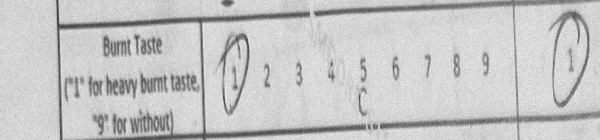
#> input picture training_data/sensory_ratings/rating_1/Sample_1_Burnt_Taste_20250714_165135_117_rot2.png, 600 x 140 px; its folder holds only this picture in this run
$ python training_data_helper.py
#> lines starting #> are read from the running program, lines starting #| are printed output that depends on the picture
"""
training_data_helper.py
Training data extraction tool optimized for phone camera images of sensory evaluation forms.

This tool is specifically designed for scenarios where forms are photographed with mobile devices
rather than scanned with traditional document scanners. The augmentation strategy accounts for
the unique characteristics of phone camera images:
- JPEG compression artifacts and noise patterns
- Slight geometric distortions and perspective variations
- Variable focus quality and minor motion blur
- Lighting inconsistencies despite attempts at consistency
- Hand shake and natural positioning variations

The systematic augmentation approach ensures the trained model performs robustly on
phone-captured images while avoiding unrealistic distortions that don't match actual usage patterns.
"""

import cv2
import os
import numpy as np
from PIL import Image, ImageEnhance, ImageFilter
import tkinter as tk
from tkinter import filedialog, simpledialog, messagebox
import json
from datetime import datetime
import random
import math

class PhoneCameraTrainingExtractor:
    """
    Specialized training data extractor for phone camera images.

    This class understands that phone camera images have different characteristics
    than scanned documents and applies appropriate augmentation strategies to create
    robust training data that matches real-world deployment conditions.
    """

    def __init__(self):
        self.current_image = None
        self.regions_extracted = 0
        self.session_log = []

        # Attribute definitions that match the ML processor expectations
        self.attributes = [
            "Burnt Taste", "Vapor Volume", "Overall Flavor",
            "Smoothness", "Overall Liking"
        ]

        # Phone camera-specific augmentation parameters
        # These values are tuned for the realistic variations you get when photographing
        # documents with a mobile device, even when trying to maintain consistency
        self.phone_augmentation_params = {
            # Lighting variations - more generous than scanner since phone lighting varies more
            'brightness_range': (0.75, 1.25),
            'contrast_range': (0.85, 1.20),

            # Phone camera noise characteristics
            'noise_std_range': (0, 12),  # Phones have more sensor noise than scanners
            'jpeg_quality_range': (70, 95),  # Simulate different compression levels

            # Geometric variations from hand-held photography
            'rotation_range': (-3.0, 3.0),  # Slight hand rotation is common
            'perspective_variation': 0.02,  # Minor perspective distortions

            # Focus and motion variations
            'blur_sigma_range': (0, 1.2),  # Slight focus variations and hand shake
            'sharpness_range': (0.8, 1.3),  # Camera focus variations

            # Color variations from phone camera sensors and auto-adjustment
            'saturation_range': (0.9, 1.1),  # Slight color variations
            'hue_shift_range': (-5, 5),  # Minor color temperature differences
        }

        print("Phone Camera Training Data Extractor initialized.")
        print(f"Will extract {4 * len(self.attributes)} regions per form.")
        print("Optimized for mobile device photography with consistent lighting.")

    def create_training_data_structure(self):
        """
        Create the organized folder structure needed for machine learning training.

        The structure follows TensorFlow's ImageDataGenerator conventions, where each
        rating class (1 through 9) gets its own directory. This organization enables
        automatic data loading during training and makes it easy to verify class balance.
        """
        base_dir = "training_data/sensory_ratings"
        os.makedirs(base_dir, exist_ok=True)

        # Create a folder for each possible rating value
        for rating in range(1, 10):
            rating_dir = os.path.join(base_dir, f"rating_{rating}")
            os.makedirs(rating_dir, exist_ok=True)

        print("Created training data directory structure:")
        for rating in range(1, 10):
            print(f"  training_data/sensory_ratings/rating_{rating}/")
#> the answer given: training_data/sensory_ratings/rating_1

        # Create directories for session tracking and augmentation examples
        os.makedirs("training_data/logs", exist_ok=True)
        os.makedirs("training_data/augmentation_examples", exist_ok=True)
        print("  training_data/logs/ (for session tracking)")
        print("  training_data/augmentation_examples/ (for reviewing augmentation quality)")

    def get_form_regions(self, image):
        """
        Extract the 20 individual rating regions from a phone camera image of the form.

        This method implements region detection specifically designed for phone camera images.
        The region boundaries are defined as percentages of image dimensions to handle
        the variable resolutions and aspect ratios that phone cameras produce. The key
        insight is that while the absolute pixel coordinates vary, the relative positions
        of form elements remain consistent.

        For phone camera images, we need to be slightly more generous with region boundaries
        since hand-held photography introduces small positioning variations that scanners don't have.
        """
        height, width = image.shape
        regions = {}

        print(f"  Processing image dimensions: {width}x{height} pixels")

        # Region definitions optimized for phone camera images
        # These percentages account for the slight variations in framing that occur
        # when photographing documents by hand, even when trying to be consistent
        sample_regions = {
            1: {"y_start": int(height * 0.22), "y_end": int(height * 0.58),
                "x_start": int(width * 0.03), "x_end": int(width * 0.49)},  # Top-left
            2: {"y_start": int(height * 0.22), "y_end": int(height * 0.58),
                "x_start": int(width * 0.51), "x_end": int(width * 0.97)},  # Top-right
            3: {"y_start": int(height * 0.62), "y_end": int(height * 0.94),
                "x_start": int(width * 0.03), "x_end": int(width * 0.49)},  # Bottom-left
            4: {"y_start": int(height * 0.62), "y_end": int(height * 0.94),
                "x_start": int(width * 0.51), "x_end": int(width * 0.97)}   # Bottom-right
        }

        # Extract individual attribute regions within each sample
        for sample_id, sample_region in sample_regions.items():
            sample_height = sample_region["y_end"] - sample_region["y_start"]
            attr_height = sample_height // len(self.attributes)

            regions[f"Sample {sample_id}"] = {}

            for i, attribute in enumerate(self.attributes):
                # Calculate precise boundaries for each attribute's rating scale
                y_start = sample_region["y_start"] + i * attr_height
                y_end = sample_region["y_start"] + (i + 1) * attr_height
                x_start = sample_region["x_start"]
                x_end = sample_region["x_end"]

                # Ensure we don't exceed image boundaries (important for variable phone image sizes)
                y_start = max(0, y_start)
                y_end = min(height, y_end)
                x_start = max(0, x_start)
                x_end = min(width, x_end)

                # Extract the region - this becomes our training example
                region_img = image[y_start:y_end, x_start:x_end]
                regions[f"Sample {sample_id}"][attribute] = region_img

        return regions

    # [118 lines left out: functions apply_phone_camera_augmentation, apply_slight_perspective_distortion, not called in this run]

    def extract_training_regions_from_form(self, image_path):
        """
        Process a single phone camera image and extract all labeled training regions.

        This method orchestrates the entire extraction process for one form:
        1. Load and preprocess the phone camera image
        2. Extract the 20 individual regions of interest
        3. Present each region to the user for labeling
        4. Save the labeled regions with appropriate augmentations

        The human labeling step is crucial because it provides the ground truth that
        teaches the neural network what each rating looks like visually.
        """

        print(f"\nProcessing phone camera image: {os.path.basename(image_path)}")

        # Load the image with error handling for common phone camera image issues
        img = cv2.imread(image_path)
#> img is the input picture: shape (140, 600, 3); min 51, max 240, mean 197.9
        if img is None:
            print(f"ERROR: Could not load image {image_path}")
            print("Check that the file exists and is a valid image format (.jpg, .png, etc.)")
            return []

        print(f"  Original image size: {img.shape[1]}x{img.shape[0]} pixels")
#|   Original image size: 600x140 pixels

        # Convert to grayscale for processing (matches ML processor expectations)
        gray = cv2.cvtColor(img, cv2.COLOR_BGR2GRAY)

        # Apply minimal preprocessing that matches the ML processor
        # For phone images, we keep preprocessing light to preserve natural characteristics
        processed = cv2.GaussianBlur(gray, (3, 3), 0)

        # Extract all regions from this form
        regions = self.get_form_regions(processed)
#|   Processing image dimensions: 600x140 pixels
#> after the loop in get_form_regions, `for sample_id, sample_region in sample_regions.items():`: regions = 4 items
#> regions = 4 items

        extracted_regions = []
        total_regions = sum(len(sample_regions) for sample_regions in regions.values())
#> total_regions = 20
        current_region = 0

        print(f"  Found {total_regions} regions to process")
#|   Found 20 regions to process

        # Process each region with user interaction
        for sample_name, sample_regions in regions.items():
            print(f"  Processing {sample_name}...")
#> (printed output is left out)

            for attribute, region_img in sample_regions.items():
                current_region += 1

                if region_img.size > 0:
                    # Standardize region size for consistent model input
                    resized = cv2.resize(region_img, (64, 64))
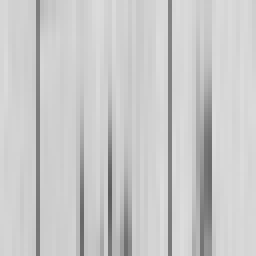
#> resized: shape (64, 64) (shown 4 times larger); min 91, max 220, mean 200.9

                    # Get human expert label for this region
                    rating = self.show_region_and_get_rating(
                        resized, sample_name, attribute, current_region, total_regions
                    )

                    if rating is not None:
                        # Save the labeled region with augmented variations
                        filenames = self.save_training_region_with_augmentation(
                            resized, rating, sample_name, attribute
                        )

                        extracted_regions.append({
                            'sample': sample_name,
                            'attribute': attribute,
                            'rating': rating,
                            'filenames': filenames,
                            'region_number': current_region
                        })

        print(f"  Successfully extracted {len(extracted_regions)} labeled regions")

        # Track this session for analysis and debugging
        self.session_log.extend(extracted_regions)

        return extracted_regions

# Add this improved method to your PhoneCameraTrainingExtractor class
# Replace the existing show_region_and_get_rating method

    def show_region_and_get_rating(self, region_img, sample_name, attribute, region_num, total_regions):
        """
        Display a region using tkinter instead of OpenCV to avoid GUI backend issues.

        This method creates a robust, cross-platform display solution that doesn't
        depend on OpenCV's sometimes-problematic window management system.
        """
#> called with sample_name = 'Sample 1', attribute = 'Burnt Taste', region_num = 1, total_regions = 20

        import tkinter as tk
        from tkinter import ttk, messagebox
        from PIL import Image, ImageTk
        import numpy as np

        # Enhance the region for better visibility
        enhanced = cv2.convertScaleAbs(region_img, alpha=1.3, beta=15)
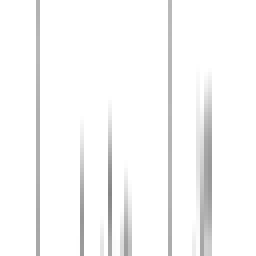
#> enhanced: shape (64, 64) (shown 4 times larger); min 133, max 255, mean 248.4

        # Convert to PIL Image for tkinter display
        # OpenCV uses BGR, PIL uses RGB, but for grayscale this doesn't matter
        pil_image = Image.fromarray(enhanced)

        # Scale up for better visibility (make it larger for easier evaluation)
        display_size = (400, 200)
        pil_image = pil_image.resize(display_size, Image.NEAREST)  # Use NEAREST to preserve pixelated appearance

        # Create the rating dialog window
        dialog = tk.Toplevel()
        dialog.title(f"Rate Region {region_num}/{total_regions}")
        dialog.geometry("600x500")
        dialog.transient()  # Make it stay on top
        dialog.grab_set()   # Make it modal
        dialog.configure(bg='white')

        # Center the dialog
        dialog.update_idletasks()
        x = (dialog.winfo_screenwidth() // 2) - (300)
        y = (dialog.winfo_screenheight() // 2) - (250)
        dialog.geometry(f"600x500+{x}+{y}")

        # Create main frame
        main_frame = ttk.Frame(dialog, padding="20")
        main_frame.pack(fill='both', expand=True)

        # Title and context
        title_label = ttk.Label(main_frame,
                               text=f"Region {region_num} of {total_regions}",
                               font=('Arial', 14, 'bold'))
        title_label.pack(pady=5)

        context_label = ttk.Label(main_frame,
                                 text=f"Sample: {sample_name}\nAttribute: {attribute}",
                                 font=('Arial', 12),
                                 justify='center')
        context_label.pack(pady=5)

        # Convert PIL image to tkinter PhotoImage
        photo = ImageTk.PhotoImage(pil_image)

        # Display the region image
        image_label = ttk.Label(main_frame, image=photo)
        image_label.pack(pady=10)

        # Keep a reference to prevent garbage collection
        image_label.image = photo

        # Instructions
        instruction_label = ttk.Label(main_frame,
                                     text="What rating (1-9) is marked in this region?\n" +
                                          "1 = Lowest rating, 9 = Highest rating\n" +
                                          "Enter 0 to skip if unclear",
                                     font=('Arial', 10),
                                     justify='center')
        instruction_label.pack(pady=10)

        # Rating input frame
        input_frame = ttk.Frame(main_frame)
        input_frame.pack(pady=10)

        # Create a visual rating scale for easy selection
        ttk.Label(input_frame, text="Select Rating:", font=('Arial', 12, 'bold')).pack()

        rating_var = tk.IntVar(value=5)  # Default to middle rating

        # Create radio buttons for each rating
        button_frame = ttk.Frame(input_frame)
        button_frame.pack(pady=10)

        # Add a "Skip" option
        ttk.Radiobutton(button_frame, text="Skip (0)", variable=rating_var, value=0).grid(row=0, column=0, padx=5)

        # Add rating buttons 1-9
        for i in range(1, 10):
            ttk.Radiobutton(button_frame, text=str(i), variable=rating_var, value=i).grid(row=0, column=i, padx=5)
#> (the rest of the program and of its run is left out)
